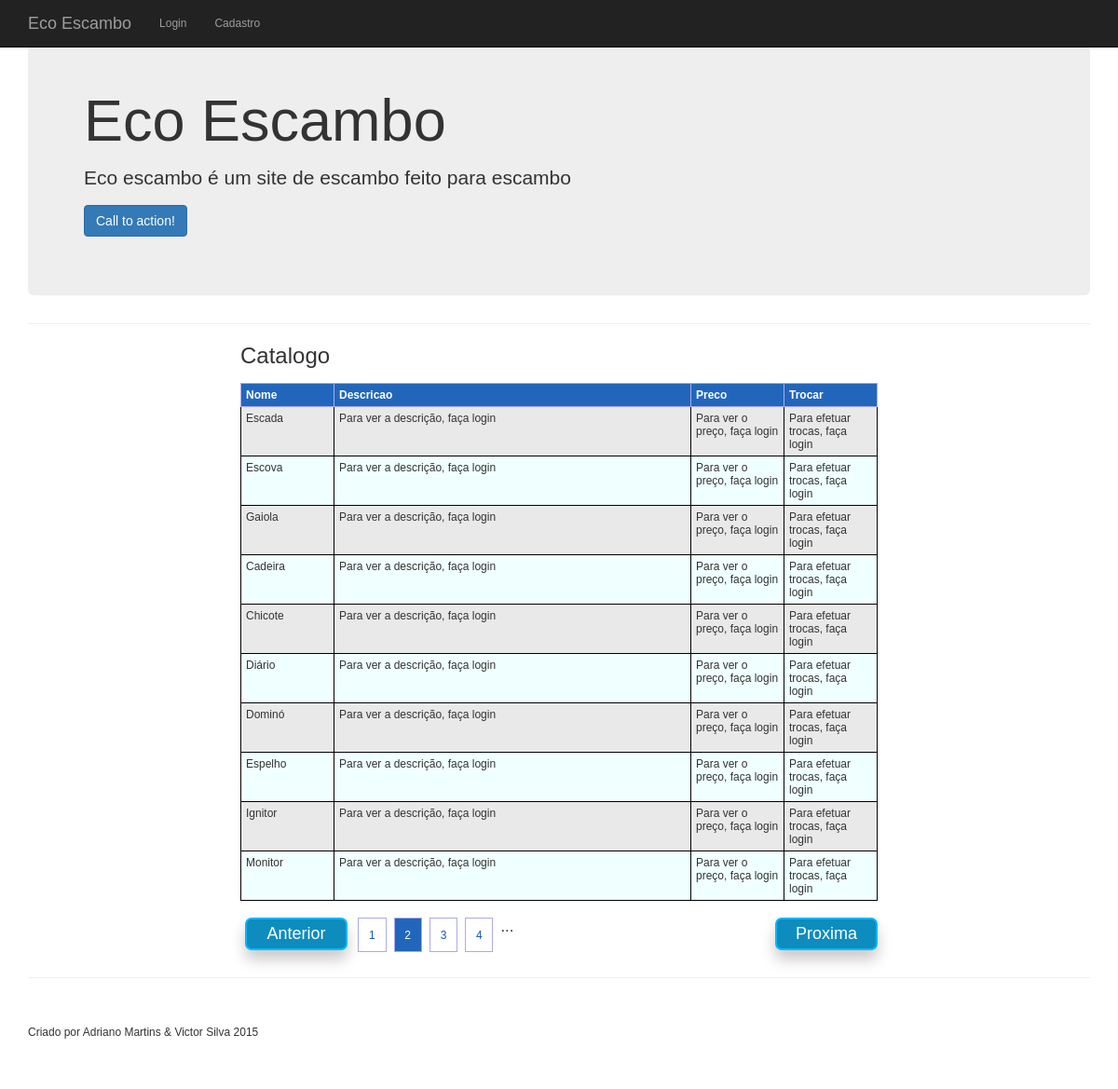
The app's page /projeto_principal/index.php?pagina=2 with its own data.
### tables this page shows
CREATE TABLE IF NOT EXISTS `catalogo_itens` (
  `ofertante` varchar(60) DEFAULT NULL,
  `nome` varchar(60) DEFAULT NULL,
  `descricao` varchar(60) DEFAULT NULL,
  `preco` varchar(20) DEFAULT NULL,
  PRIMARY KEY (`nome`)
);

### projeto_principal/catalogo.php (the view, shortened to what this page needs)
<?php
include_once('conectar.php');
$maximo = 10;
$pagina = isset($_GET['pagina']) ? ($_GET['pagina']) : '1';
$inicio = $pagina - 1;
$inicio = $maximo * $inicio;
$sql = "SELECT COUNT(*) AS 'total_itens' FROM catalogo_itens";
$stmt = $pdo->prepare($sql);
$stmt->execute();
$strCount = $stmt->fetchAll(PDO::FETCH_ASSOC);
$total = 0;
if (count($strCount)) {
    foreach ($strCount as $row) {
        $total = $row["total_itens"];
    }
}
$sql = "SELECT * FROM catalogo_itens ORDER BY descricao LIMIT $inicio,$maximo";
$stmt = $pdo->prepare($sql);
$stmt->execute();
$resultado = $stmt->fetchAll(PDO::FETCH_ASSOC);
?>
<!DOCTYPE HTML>
<html lang="pt-BR">
    <head>
        <link rel="stylesheet" type="text/css" href="css/estilo.css" />
        <link rel="stylesheet" type="text/css" href="css/reset.css" />
    </head>
    <body>
        <table class="tabela1">
            <colgroup>
                <col class="coluna1"/>
                <col class="coluna2"/>
                <col class="coluna3"/>
                <col class="coluna4"/>
            </colgroup>
            <caption>Catalogo</caption>
            <thead>
                <tr>
                    <th>Nome</th>
                    <th>Descricao</th>
                    <th>Preco</th>
                    <th>Trocar</th>
                </tr>
            </thead>
            <tbody>
                <?php
                if (count($resultado)) {
                    foreach ($resultado as $res) {
                        echo "<tr>";
                        echo "	<td>" . $res['nome'] . "</td>";
                        if ($logado) {
                            echo "	<td>" . $res['descricao'] . "</td>";
                            echo "	<td>" . $res['preco'] . "</td>";
                            echo '      <td> <button type="submit" name="destroisessao">Trocar</button>                 </td>';
                        } else {
                            echo "	<td>Para ver a descrição, faça login</td>";
                            echo "	<td>Para ver o preço, faça login</td>";
                             echo "	<td>Para efetuar trocas, faça login</td>";
                        }
                        echo "</tr>";
                    }
                }
                ?>
            </tbody>
        </table>
        <div id="alignpaginacao">
            <?php
            $max_links = 6;
            $previous = $pagina - 1;
            $next = $pagina + 1;
            $pgs = ceil($total / $maximo);
            if ($pgs > 1) {
                echo "<br/>";
                if ($previous > 0) {
                    echo "<div id='botaoanterior'><a href=" . $_SERVER['PHP_SELF'] . "?pagina=$previous><input type='submit'  name='bt-enviar' id='bt-enviar' value='Anterior' class='button' /></a></div>";
                } else {
                    echo "<div id='botaoanteriorDis'><a href=" . $_SERVER['PHP_SELF'] . "?pagina=$previous><input type='submit'  name='bt-enviar' id='bt-enviar' value='Anterior' class='button' disabled='disabled'/></a></div>";
                }
                echo "<div id='numpaginacao'>";
                for ($i = $pagina - $max_links; $i <= $pgs; $i++) {
                    if ($i <= 0) {
                    } else {
                        if ($i != $pagina) {
                            if ($i == $pgs) {
                                echo "<a href=" . $_SERVER['PHP_SELF'] . "?pagina=" . ($i) . ">$i</a> ...";
                            } else {
                                echo "<a href=" . $_SERVER['PHP_SELF'] . "?pagina=" . ($i) . ">$i</a>";
                            }
                        } else {
                            if ($i == $pgs) {
                                echo "<span class='current'> " . $i . "</span> ...";
                            } else {
                                echo "<span class='current'> " . $i . "</span>";
                            }
                        }
                    }
                }
                echo "</div>";
                if ($next <= $pgs) {
                    echo " <div id='botaoprox'><a href=" . $_SERVER['PHP_SELF'] . "?pagina=$next><input type='submit'  name='bt-enviar' id='bt-enviar' value='Proxima' class='button'/></a></div>";
                } else {
                    echo " <div id='botaoproxDis'><a href=" . $_SERVER['PHP_SELF'] . "?pagina=$next><input type='submit'  name='bt-enviar' id='bt-enviar' value='Proxima' class='button' disabled='disabled'/></a></div>";
                }
            }
            ?>
        </div>
    </body>
</html>

### projeto_principal/css/heroic-features.css (style rules this page uses)
body { padding-top: 70px; }

### projeto_principal/css/estilo.css (style rules this page uses)
html, body, div, span, applet, object, iframe, h1, h2, h3, h4, h5, h6, p, blockquote, pre, a, abbr, acronym, address, big, cite, code, del, dfn, em, font, img, ins, kbd, q, s, samp, small, strike, strong, sub, sup, tt, var, b, u, i, center, dl, dt, dd, ol, ul, li, fieldset, form, label, legend, caption, tbody, tfoot, thead { margin: 0; margin-left: 0px; margin-right: 0px; margin-bottom: 0px; padding: 0; border: 0; outline: 0; color: #333; font-size: 12px; font-family: Arial, Helvetica, sans-serif; vertical-align: baseline; background: transparent; -webkit-font-smoothing: antialiased; }
body { line-height: 1; }
table.tabela1 { width: 60%; margin: 1% auto; }
table.tabela1 tbody tr:nth-child(odd) { background-color: #E9E9E9; }
table, td, th, tfoot { border:solid 1px #000; padding:5px; }
th { background-color: #26B; color: #fff; border: solid 1px #AAE; }
caption { font-size:x-large; padding-bottom: 15px; }
colgroup { background:#F60; }
.coluna1 { width: 100px; background:#F0FFFF; }
.coluna2 { background:#F0FFFF; }
.coluna3 { background:#F0FFFF; width: 100px; }
.coluna4 { background:#F0FFFF; width: 100px; }
#alignpaginacao { width: 60%; height: 50px; margin: 0 auto; }
#numpaginacao { position:relative; width: 67%; height:2.5em; margin: -10px 17% 0; font-size: 1.4em; overflow: hidden; padding: 2px 10px 0; }
#numpaginacao a { text-decoration: none; border: solid 1px #AAE; color: #15B; }
#numpaginacao a, #numpaginacao span { display: block; float: left; padding: 0.9em ; margin-right: 8px; margin-bottom: 5px; }
#numpaginacao .current { background: #26B; color: #fff; border: solid 1px #AAE; }
#botaoanterior, #botaoanteriorDis { width: 1.9em; height: 20px; float: left; margin: -8px 5px; }
#botaoprox, #botaoproxDis { width: 90px; height: 20px; float: right; margin:-40px 20px; }
#botaoanterior input[type=submit], #botaoprox input[type=submit] { background: #0D8CBD; border: 2px solid rgb(0, 184, 255); padding: 5px 10px; width: 110px; font-family: Arial; font-size: 18px; -webkit-border-radius: 7px; -moz-border-radius: 7px; border-radius: 7px; color: #FFF; -moz-box-shadow: 0px 10px 15px #CACACA; -webkit-box-shadow: 0px 10px 15px #CACACA; -o-box-shadow: 0px 10px 15px #CACACA; box-shadow: 0px 10px 15px #CACACA; }

### records on screen
catalogo_itens: nome "Escada"
catalogo_itens: nome "Escova"
catalogo_itens: nome "Gaiola"
catalogo_itens: nome "Cadeira"
catalogo_itens: nome "Chicote"
catalogo_itens: nome "Diário"
catalogo_itens: nome "Dominó"
catalogo_itens: nome "Espelho"
catalogo_itens: nome "Ignitor"
catalogo_itens: nome "Monitor"
